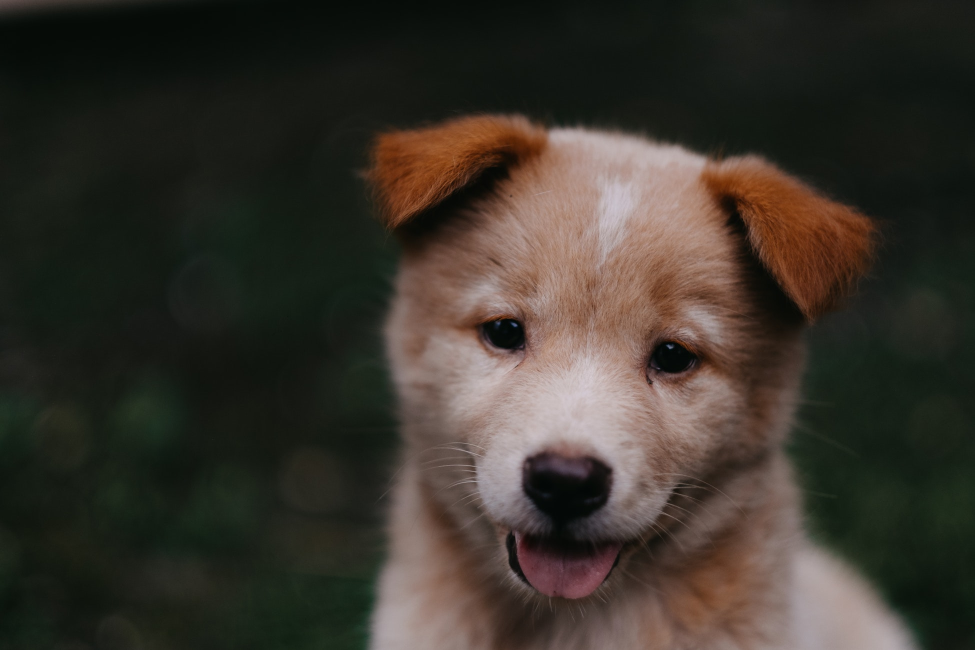
#> input picture improc-course/data/00-puppy.jpg, 1950 x 1300 px (shown at 1/2 size)
$ jupyter execute cv_basics.ipynb
#> lines starting #> are read from the running program, lines starting #| are printed output that depends on the picture; after the words box and inside, x2 and y2 are one past the last pixel; in counts of white or black regions, pixels touching at a corner belong together
[cell 1]
# importing

import numpy as np
import matplotlib.pyplot as plt
import cv2

# cv basic course 1 (3.12)

[cell 2]
img = cv2.imread('data/00-puppy.jpg')
#> img is the input picture: shape (1300, 1950, 3); mean B, G, R 43.8, 51.8, 57.3

[cell 3]
type(img)

[cell 4]
img.shape
#> Out = (1300, 1950, 3)

[cell 5]
plt.imshow(img)

[cell 6]
# important

# matplotlib --> RGB

# opencv --> BGR

[cell 7]
fix_image = cv2.cvtColor(img,cv2.COLOR_BGR2RGB)

[cell 8]
plt.imshow(fix_image)

[cell 9]
img_gray = cv2.imread('data/00-puppy.jpg',cv2.IMREAD_GRAYSCALE)
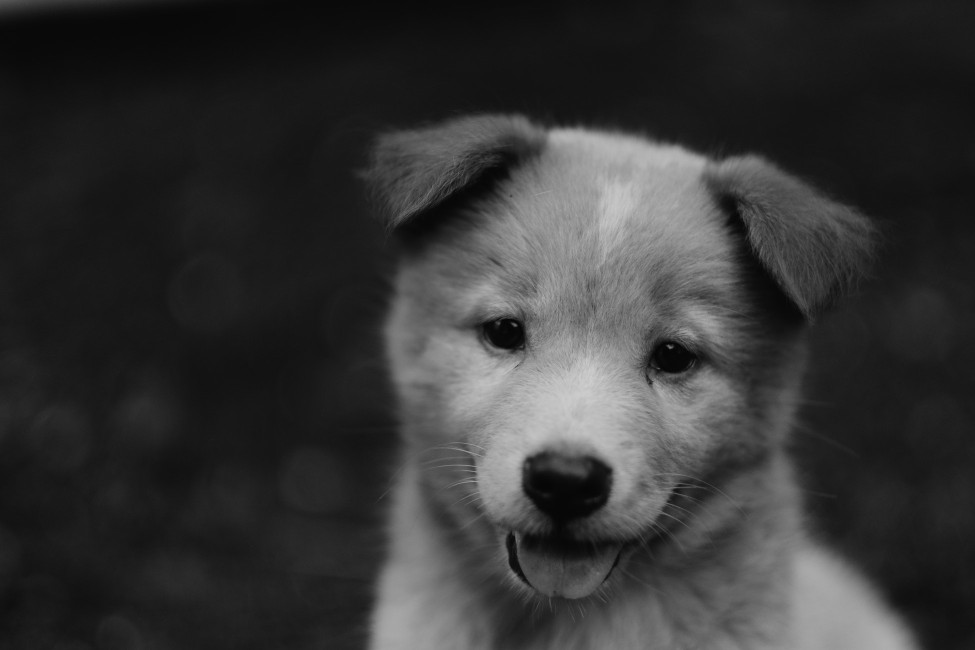
#> img_gray: shape (1300, 1950) (shown at 1/2 size); min 1, max 209, mean 52.6
plt.imshow(img_gray)

[cell 10]
img_gray.shape
#> Out = (1300, 1950)

[cell 11]
plt.imshow(img_gray,cmap='gray')

[cell 12]
img_resized = cv2.resize(fix_image,(1000,400))
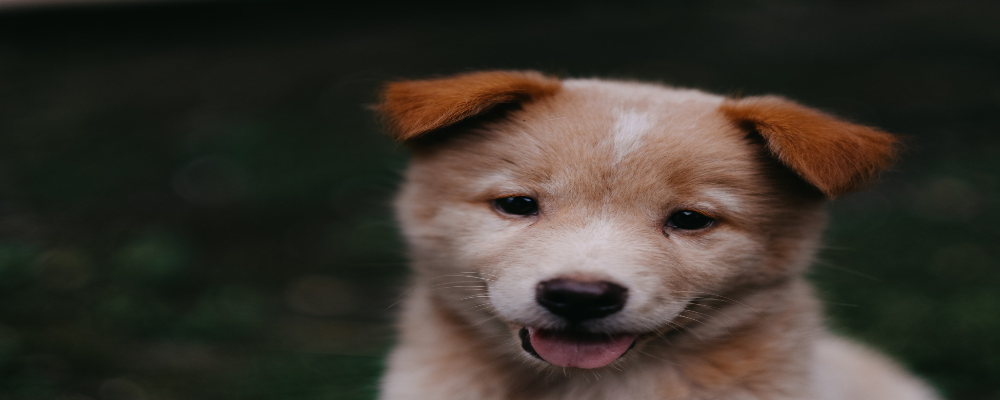
#> img_resized: shape (400, 1000, 3); mean R, G, B 57.2, 51.8, 43.7

[cell 13]
plt.imshow(img_resized)

[cell 14]
img_resized.shape
#> Out = (400, 1000, 3)

[cell 15]
w_ratio = 0.5
h_ratio = 0.5
img_resized2 = cv2.resize(fix_image,(0,0),fix_image,w_ratio,h_ratio)

[cell 16]
plt.imshow(img_resized2)

[cell 17]
img_resized2.shape
#> Out = (650, 975, 3)

[cell 18]
img_resized2.size
#> Out = 1901250

[cell 19]
img_flipped = cv2.flip(fix_image,0)
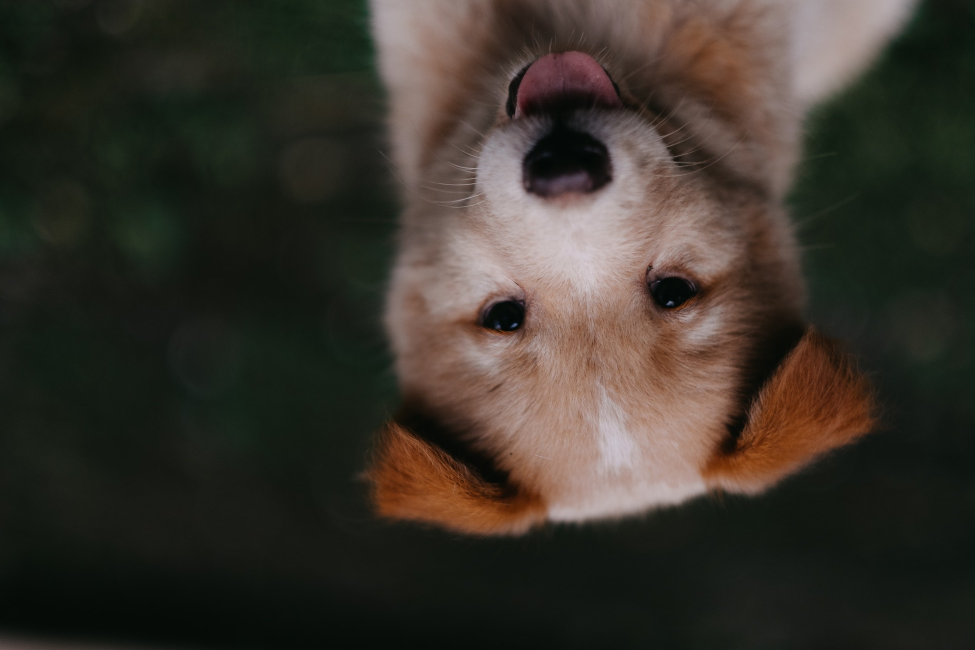
#> img_flipped: shape (1300, 1950, 3) (shown at 1/2 size); mean R, G, B 57.3, 51.8, 43.8

[cell 20]
plt.imshow(img_flipped)

[cell 21]
img_flipped = cv2.flip(fix_image,1)
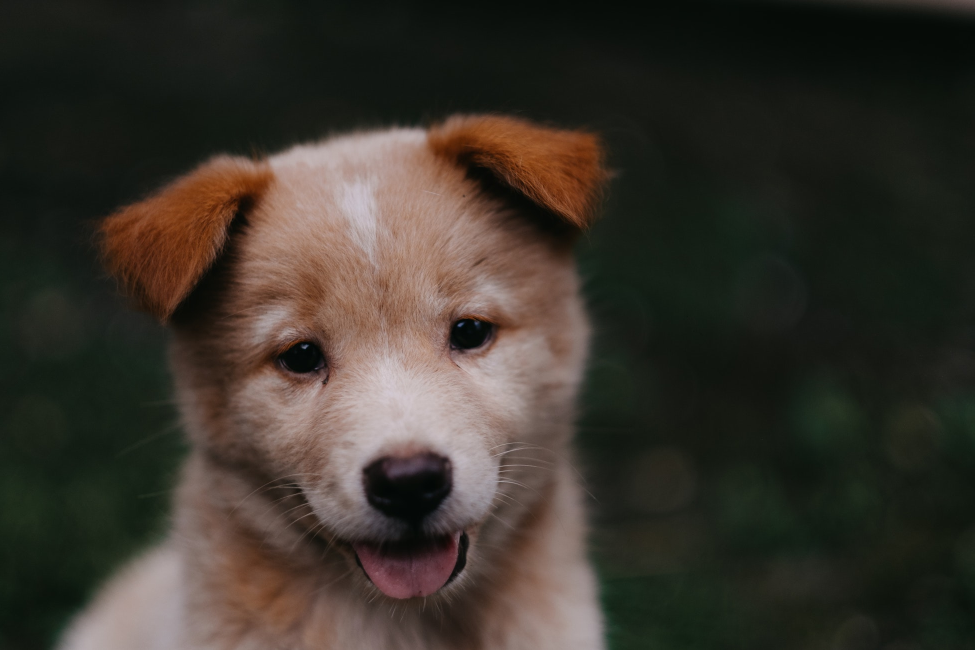
#> img_flipped: shape (1300, 1950, 3) (shown at 1/2 size); mean R, G, B 57.3, 51.8, 43.8
plt.imshow(img_flipped)

[cell 22]
img_flipped = cv2.flip(fix_image,-1)
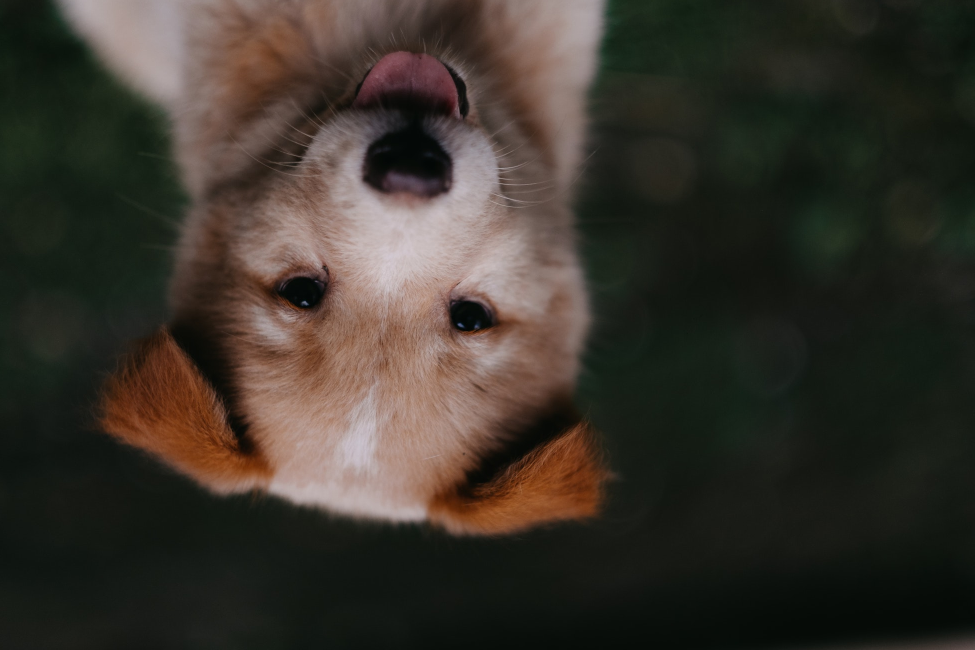
#> img_flipped: shape (1300, 1950, 3) (shown at 1/2 size); mean R, G, B 57.3, 51.8, 43.8
plt.imshow(img_flipped)

[cell 23]
type(fix_image)

[cell 24]
cv2.imwrite('logs/new-puppy.jpg',fix_image)
#> Out = True

[cell 25]
fig = plt.figure(figsize=(10,8))
ax = fig.add_subplot(111)
ax.imshow(fix_image)

# cv basic course 2 (3.13)

[cell 26]
img = cv2.imread('data/00-puppy.jpg')

cv2.imshow('Puppy',img)

cv2.waitKey() # might cause unnecessary error. just use matplotlib for jupyter notebook

# cv basic course 3 (3.14)

[cell 27]
blank_img = np.zeros(shape=(512,512,3),dtype=np.int16)

[cell 28]
blank_img.shape

[cell 29]
plt.imshow(blank_img)

[cell 30]
# drawing rect

cv2.rectangle(blank_img,pt1=(384,10),pt2=(500,150),color=(0,255,0),thickness=10) # draw on image permanently

[cell 31]
plt.imshow(blank_img)

[cell 32]
cv2.rectangle(blank_img,pt1=(200,200),pt2=(300,300),color=(255,0,0),thickness=5)
#> blank_img: shape (512, 512, 3) int16; mean of channels 0, 1, 2 2.7, 5.4, 0

[cell 33]
plt.imshow(blank_img)

[cell 34]
# draw circle

cv2.circle(blank_img,center=(100,100),radius=50,color=(0,0,255),thickness=5)
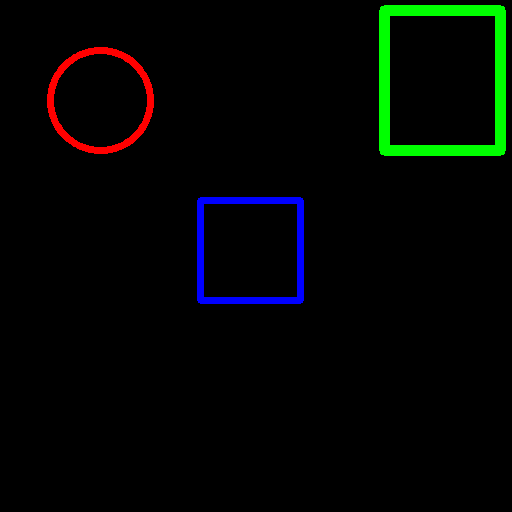
#> blank_img: shape (512, 512, 3) int16; mean of channels 0, 1, 2 2.7, 5.4, 2.1; drawn as B, G, R

[cell 35]
plt.imshow(blank_img)

[cell 36]
cv2.circle(blank_img,center=(400,400),radius=50,color=(0,0,255),thickness=-1) # thickness -1. filling the circle
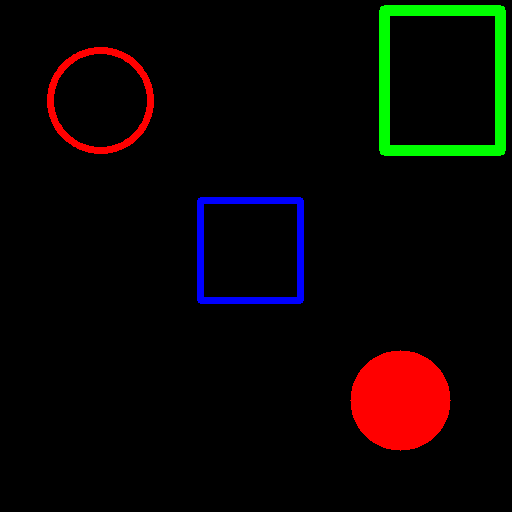
#> blank_img: shape (512, 512, 3) int16; 2.99% of pixels changed, all inside (x1, y1, x2, y2) = (350, 350, 451, 451); drawn as B, G, R

[cell 37]
plt.imshow(blank_img)

[cell 38]
# line

cv2.line(blank_img,pt1=(0,0),pt2=(512,512),color=(30,30,30),thickness=5)
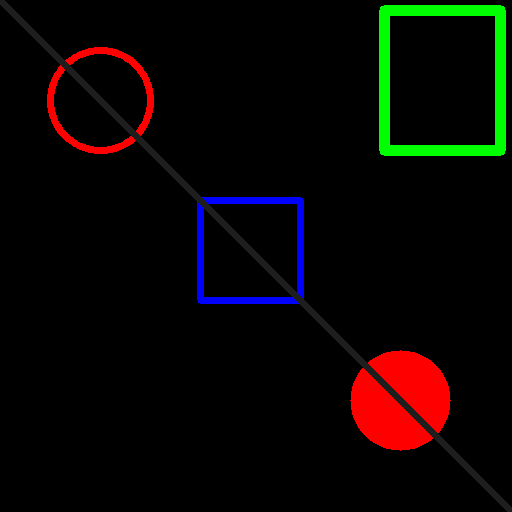
#> blank_img: shape (512, 512, 3) int16; 1.75% of pixels changed, all inside (x1, y1, x2, y2) = (0, 0, 512, 512); drawn as B, G, R

[cell 39]
plt.imshow(blank_img)

# cv basic course 4 (3.15)

[cell 40]
# add text

blank_img2 = np.zeros(shape=(512,512,3),dtype=np.int16)

font = cv2.FONT_HERSHEY_COMPLEX
cv2.putText(blank_img2,text='Hello',org=(10,500),fontFace=font,fontScale=4,color=(255,255,0),thickness=5,lineType=cv2.LINE_AA)
plt.imshow(blank_img2)

[cell 41]
# custome polygon

blank_img3 = np.zeros(shape=(512,512,3),dtype=np.int32)

[cell 42]
plt.imshow(blank_img3)

[cell 43]
vertices = np.array([ [100,300], [200,450], [300,500], [400,100] ],dtype=np.int32)

[cell 44]
vertices

[cell 45]
vertices.shape

[cell 46]
# need to reshape

[cell 47]
pts = vertices.reshape((-1,1,2))

[cell 48]
pts

[cell 49]
# could just make it 3 dimensions in the first place

[cell 50]
cv2.polylines(blank_img3,[pts],isClosed=True,color=(255,0,0),thickness=5)
plt.imshow(blank_img3)
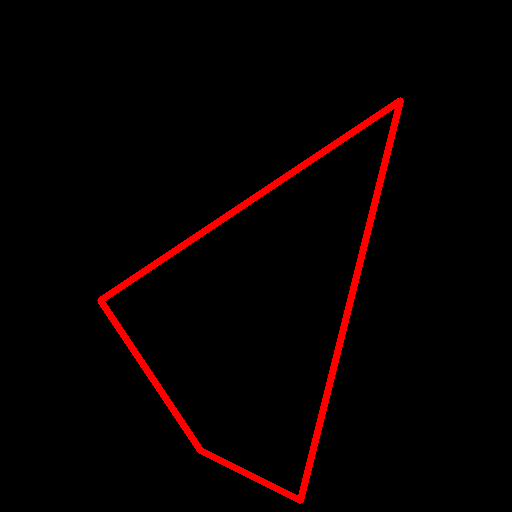
#> shown: shape (512, 512, 3); mean R, G, B 7.2, 0, 0

# cv basic course 5 (3.16)

[cell 51]
# direct drawing with mouse

[cell 52]
# run this in a py script

import cv2
import numpy as np

def draw_circle(event,x,y,flags,param):
    if event == cv2.EVENT_LBUTTONDOWN:
        cv2.circle(img,(x,y),100,(0,255,0),-1)

cv2.namedWindow(winname='my_drawing')

cv2.setMouseCallback('my_drawing',draw_circle)

img = np.zeros((512,512,3),np.int8) # will make the image looks gray

while True:
    cv2.imshow('my_drawing',img)
    if cv2.waitKey(20) & 0xFF == 27:
#> (key Esc is pressed here)
        break

cv2.destroyAllWindows()

# cv basic course 6 (3.17)

[cell 53]
# direct drawing with mouse pt 2

[cell 54]
# run this in a py script

import cv2
import numpy as np

def draw_circle(event,x,y,flags,param):
    if event == cv2.EVENT_LBUTTONDOWN:
        cv2.circle(img,(x,y),100,(0,255,0),-1)
    elif event == cv2.EVENT_RBUTTONDOWN:
        cv2.circle(img,(x,y),40,(0,255,0),5)

cv2.namedWindow(winname='my_drawing')

cv2.setMouseCallback('my_drawing',draw_circle)

img = np.zeros((512,512,3),np.int8) # will make the image looks gray

while True:
    cv2.imshow('my_drawing',img)
    if cv2.waitKey(20) & 0xFF == 27:
#> (key Esc is pressed here)
        break

cv2.destroyAllWindows()

# cv basic course 7 (3.18)

[cell 55]
# direct drawing with mouse pt 3

[cell 56]
# run this in a py script

import cv2
import numpy as np

drawing = False
ix,iy = -1,-1

def draw_rect(event,x,y,flags,params):
    global ix,iy,drawing
    if event == cv2.EVENT_LBUTTONDOWN:
        drawing = True
        ix,iy = x,y
    elif event == cv2.EVENT_MOUSEMOVE:
        if drawing == True:
            cv2.rectangle(img,(ix,iy),(x,y),(0,255,0),-1)
    elif event == cv2.EVENT_LBUTTONUP:
        drawing = False
        cv2.rectangle(img,(ix,iy),(x,y),(0,255,0),-1)

img = np.zeros((512,512,3))

cv2.namedWindow(winname='my_drawing')

cv2.setMouseCallback('my_drawing',draw_rect)

while True:
    cv2.imshow('my_drawing',img)
    if cv2.waitKey(20) & 0xFF == 27:
#> (key Esc is pressed here)
        break;

cv2.destroyAllWindows()

$ run again, with improc-course/data/Denis_Mukwege.jpg copied over improc-course/data/00-puppy.jpg
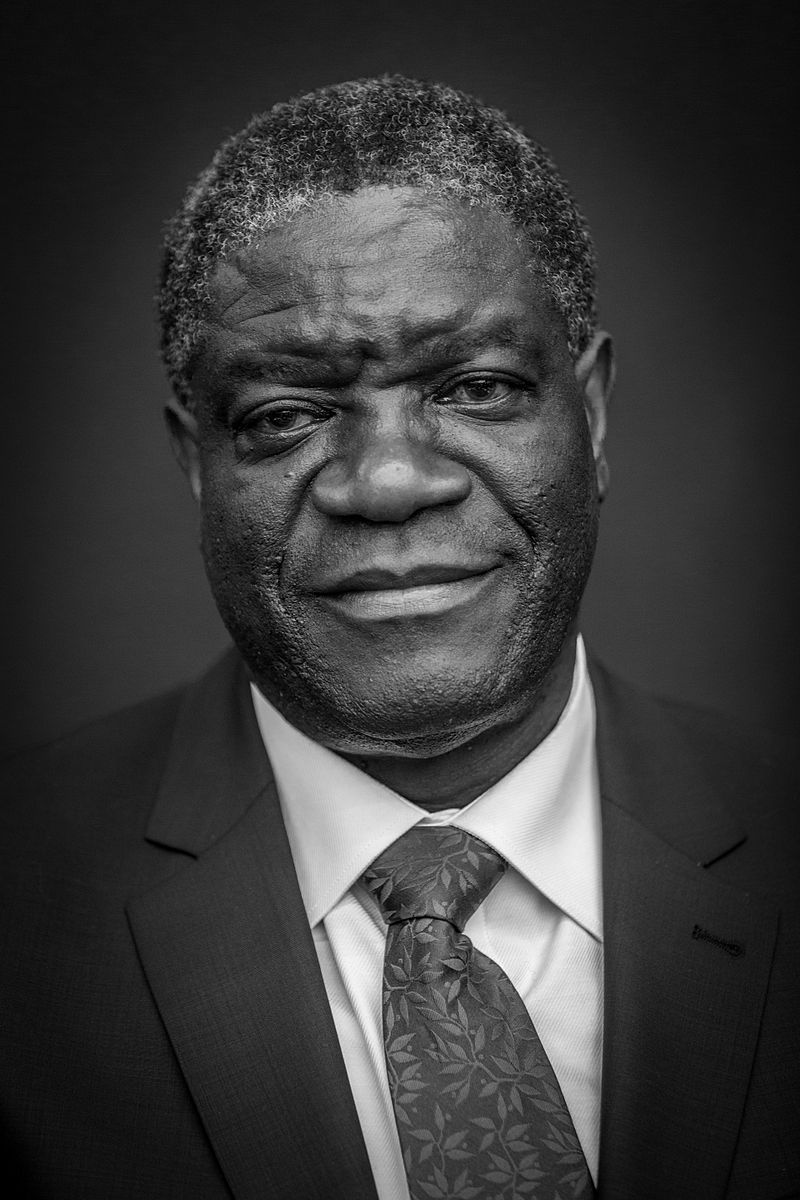
#> input picture improc-course/data/Denis_Mukwege.jpg, 800 x 1200 px
#> img is the input picture: shape (1200, 800, 3); min 0, max 255, mean 58.8
#> `img_resized = cv2.resize(fix_image,(1000,400))`:
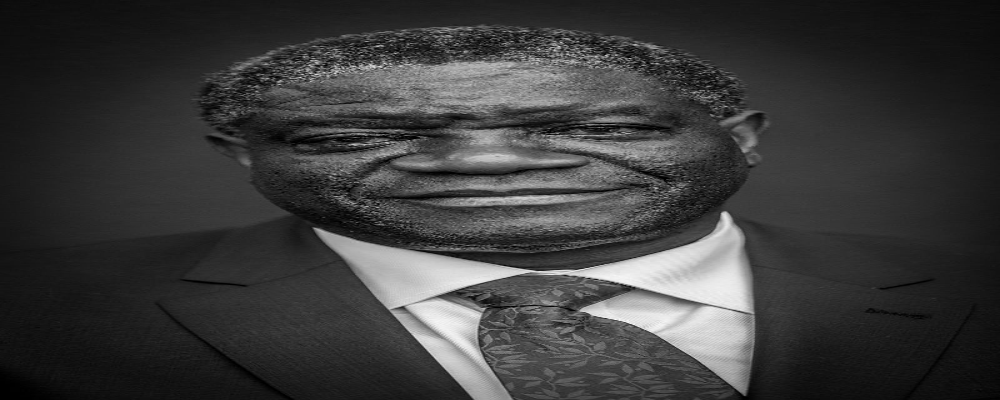
#> img_resized: shape (400, 1000, 3); min 0, max 251, mean 58.9
#> `img_flipped = cv2.flip(fix_image,-1)`:
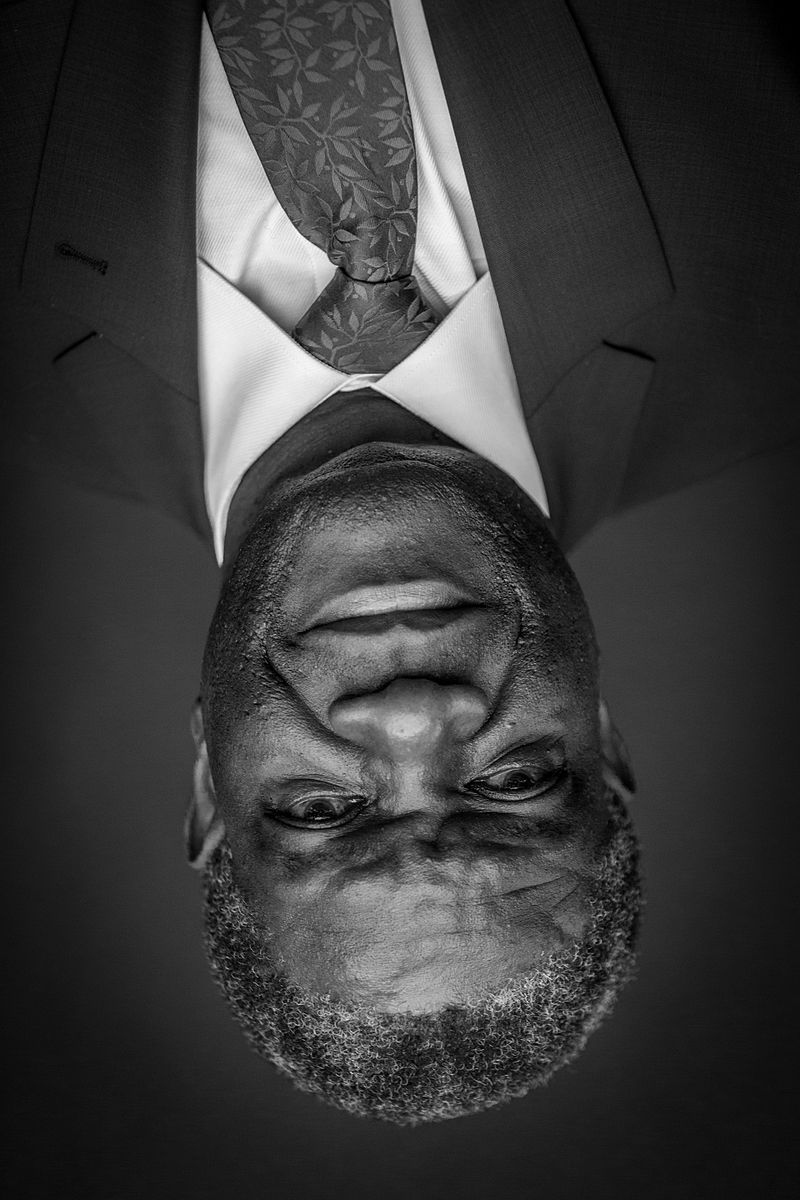
#> img_flipped: shape (1200, 800, 3); min 0, max 255, mean 58.8
#> `cv2.imwrite('logs/new-puppy.jpg',fix_image)`: Out = True

$ run again, with improc-course/data/Nadia_Murad.jpg copied over improc-course/data/00-puppy.jpg
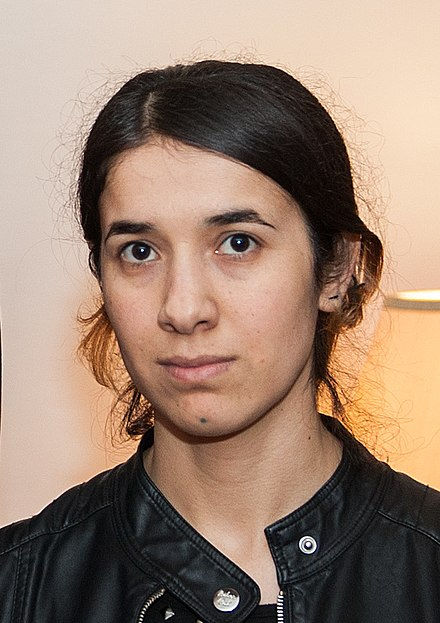
#> input picture improc-course/data/Nadia_Murad.jpg, 440 x 623 px
#> img is the input picture: shape (623, 440, 3); mean B, G, R 112.7, 129.2, 153.8
#> `img_resized = cv2.resize(fix_image,(1000,400))`:
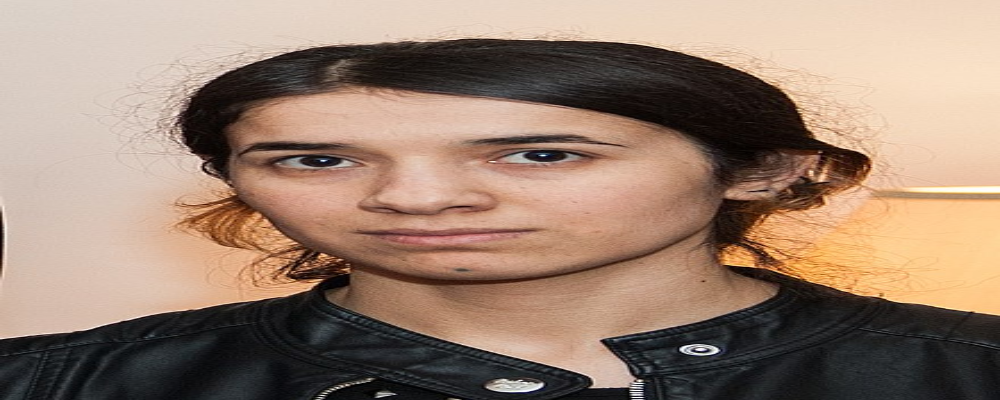
#> img_resized: shape (400, 1000, 3); mean R, G, B 153.6, 129.1, 112.6
#> `img_flipped = cv2.flip(fix_image,-1)`:
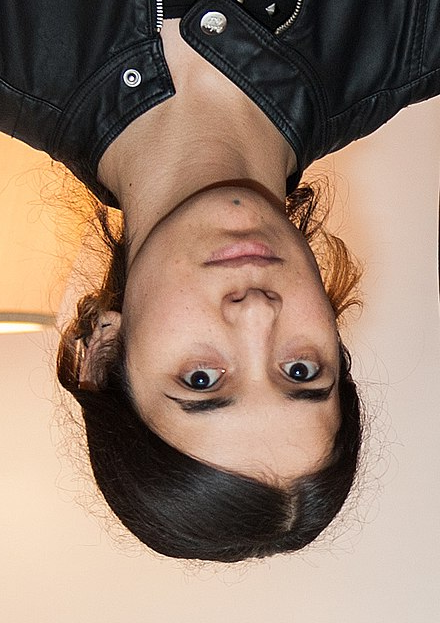
#> img_flipped: shape (623, 440, 3); mean R, G, B 153.8, 129.2, 112.7
#> `cv2.imwrite('logs/new-puppy.jpg',fix_image)`: Out = True
